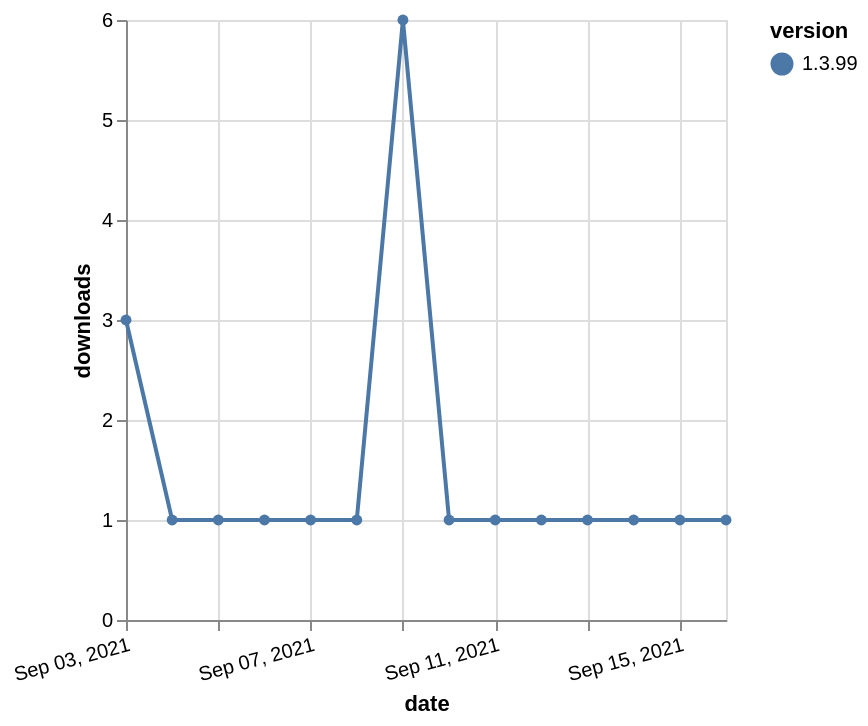

Vega-Lite specification for this chart:
### Vega-Lite specification from a JSON file in a GitHub repository (floating-point values rounded to 4 significant figures)
{"$schema": "https://vega.github.io/schema/vega-lite/v5.json", "description": "A simple bar chart with embedded data.", "data": {"values": [{"date": "2021-09-03", "total": 522, "delta": 3, "version": "1.3.99"}, {"date": "2021-09-04", "total": 523, "delta": 1, "version": "1.3.99"}, {"date": "2021-09-05", "total": 524, "delta": 1, "version": "1.3.99"}, {"date": "2021-09-06", "total": 525, "delta": 1, "version": "1.3.99"}, {"date": "2021-09-07", "total": 526, "delta": 1, "version": "1.3.99"}, {"date": "2021-09-08", "total": 527, "delta": 1, "version": "1.3.99"}, {"date": "2021-09-09", "total": 533, "delta": 6, "version": "1.3.99"}, {"date": "2021-09-10", "total": 534, "delta": 1, "version": "1.3.99"}, {"date": "2021-09-11", "total": 535, "delta": 1, "version": "1.3.99"}, {"date": "2021-09-12", "total": 536, "delta": 1, "version": "1.3.99"}, {"date": "2021-09-13", "total": 537, "delta": 1, "version": "1.3.99"}, {"date": "2021-09-14", "total": 538, "delta": 1, "version": "1.3.99"}, {"date": "2021-09-15", "total": 539, "delta": 1, "version": "1.3.99"}, {"date": "2021-09-16", "total": 540, "delta": 1, "version": "1.3.99"}]}, "width": "container", "mark": {"type": "line", "point": {"filled": true}}, "encoding": {"x": {"field": "date", "type": "temporal", "timeUnit": "yearmonthdate", "title": "date", "axis": {"labelAngle": -15}}, "y": {"field": "delta", "type": "quantitative", "title": "downloads"}, "color": {"field": "version", "type": "nominal"}, "tooltip": {"field": "delta"}}}
